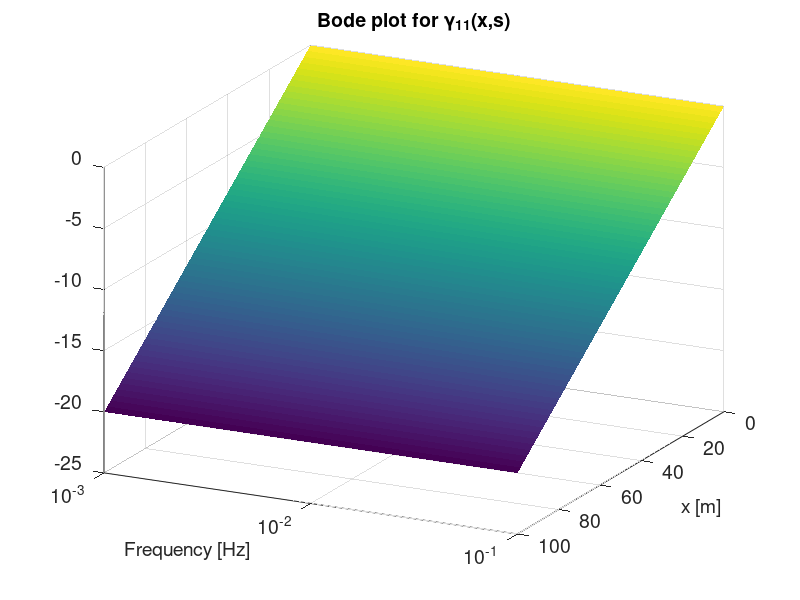
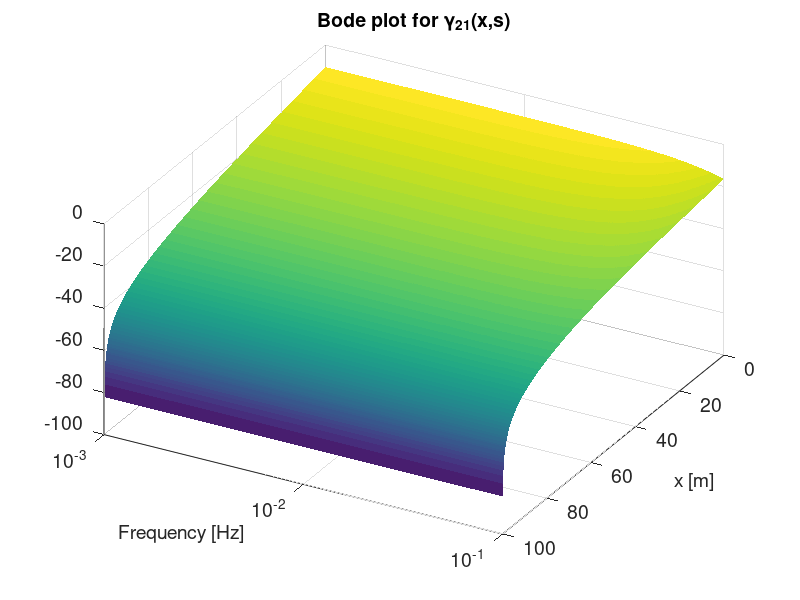
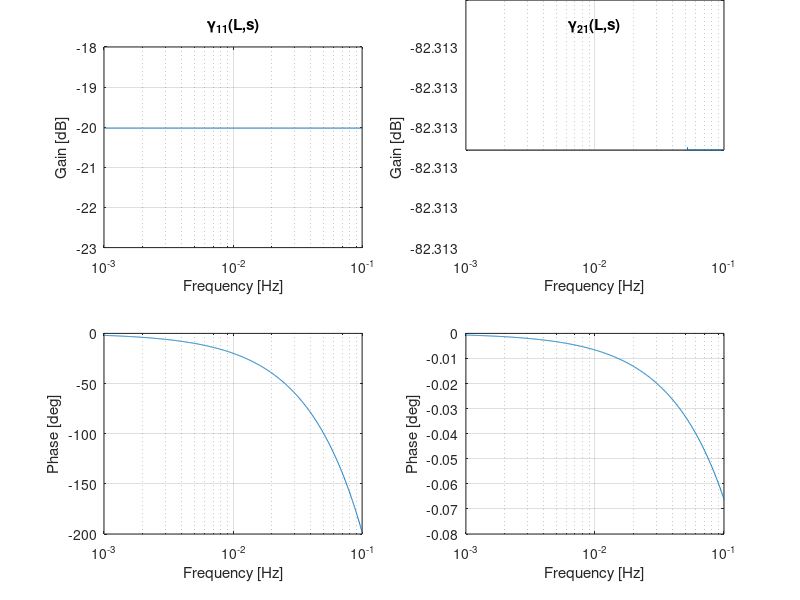

These charts were generated, in order, by the following MATLAB code:
%%% Bode plots for (rho,q)
%% %% distributed, lambda2 > 0
clear; clc; close all;

% define parameters
L = 100; % section length, [m]
tau = 15; % relaxation time, [s]
rho0 = 0.01; % rho*, linearization point 

% Greenshields Hamiltonian 
rhomax = 0.1; % jam density, [veh/m]
qmax = 1300/3600; % max flow, [veh/s]

q = @(rho) 4*qmax*rho*(rhomax - rho)/(rhomax^2);
qprime = @(rho) 4*qmax/rhomax - 8*qmax*rho/rhomax^2;

% Triangular Hamiltonian
% rhomax = 0.1274; % jam density, [veh/m]
% qmax = 2040/3600; % max flow, [veh/s]
% rhoc = 0.0186; % critical density, [veh/m]
% 
% q = @(rho) (rho<=rhoc)*(qmax*rho/rhoc) + (rho>rhoc)*(qmax*(rho-rhomax)/(rhoc - rhomax));
% qprime = @(rho) (rho<=rhoc)*(qmax/rhoc) + (rho>rhoc)*qmax/(rhoc - rhomax);

q0 = q(rho0);
lambda1 = q0/rho0 ; % lambda1 = v* = q(rho*)/rho*
lambda2 = qprime(rho0); % lambda2 = v* + rho* V'(rho*) = q'(rho*)

w = logspace(-3,-1,800); % frequency points
s = 1i*w;
X = 0:.1:L;
X(end) = []; % x=L causes artifact

phi11 = NaN(length(X),length(s));
phi21 = phi11;
phi22 = phi11;

for i = 1:length(X);
    x = X(i);
    phi11(i,:) = exp((-x/lambda1)*(s+1/tau));
    phi21(i,:) = lambda1*(exp((-x/lambda1)*(s+1/tau)) - exp(-x*s/lambda2))./...
        (lambda2 - s*tau*(lambda1-lambda2));
    phi22(i,:) = exp(-x*s/lambda2);
end
dB11 = 20*log10(abs(phi11));
phase11 = (180/pi)*unwrap(angle(phi11));
dB21 = 20*log10(abs(phi21));
phase21 = (180/pi)*unwrap(angle(phi21));
dB22 = 20*log10(abs(phi22));
phase22 = (180/pi)*unwrap(angle(phi22));
%% Spatial Bode, lambda2 > 0
fig1 = figure(1);
surf(w,X,dB11,'Edgecolor','none')
xlabel('Frequency [Hz]')
ylabel('x [m]')
set(gca,'xscale','log')
set(gca,'Ydir','reverse')
title('Bode plot for \phi_{11}(x,s)')
view([1 -2 1])
% set(findall(gcf,'-property','FontSize'),'FontSize',14)
% print(fig1,'-dpdf','diagdistr11freeflow')

fig2 = figure(2);
surf(w,X,dB21,'Edgecolor','none')
xlabel('Frequency [Hz]')
ylabel('x [m]')
set(gca,'xscale','log')
set(gca,'Ydir','reverse')
title('Bode plot for \phi_{21}(x,s)')
view([1 -1.8 2])
% set(findall(gcf,'-property','FontSize'),'FontSize',14)
% print(fig2,'-dpdf','diagdistr21freeflow')


%% IO Bode, lambda2 > 0
idx = length(X);

fig4 = figure(4);
subplot(2,2,1)
semilogx(w,dB11(idx,:))
xlabel('Frequency [Hz]')
ylabel('Gain [dB]')
grid on
xlim([w(1) w(end)])
title('\phi_{11}(L,s)')
subplot(2,2,3)
semilogx(w,phase11(idx,:))
xlabel('Frequency [Hz]')
ylabel('Phase [deg]')
grid on
xlim([w(1) w(end)])

subplot(2,2,2)
semilogx(w,dB21(idx,:))
xlabel('Frequency [Hz]')
ylabel('Gain [dB]')
grid on
xlim([w(1) w(end)])
title('\phi_{21}(L,s)')
subplot(2,2,4)
semilogx(w,phase22(idx,:))
xlabel('Frequency [Hz]')
ylabel('Phase [deg]')
grid on
xlim([w(1) w(end)])

% set(findall(gcf,'-property','FontSize'),'FontSize',14)
% print(fig4,'-dpdf','diagIOfreeflow')

%% distributed, lambda2 < 0
clear; clc; close all;

% define parameters
L = 100; % section length, [m]
tau = 15; % relaxation time, [s]
rho0 = 0.08; % rho*, linearization point 

% Greenshields Hamiltonian 
rhomax = 0.1; % jam density, [veh/m]
qmax = 1300/3600; % max flow, [veh/s]

q = @(rho) 4*qmax*rho*(rhomax - rho)/(rhomax^2);
qprime = @(rho) 4*qmax/rhomax - 8*qmax*rho/rhomax^2;

% Triangular Hamiltonian
% rhomax = 0.1274; % jam density, [veh/m]
% qmax = 2040/3600; % max flow, [veh/s]
% rhoc = 0.0186; % critical density, [veh/m]
% 
% q = @(rho) (rho<=rhoc)*(qmax*rho/rhoc) + (rho>rhoc)*(qmax*(rho-rhomax)/(rhoc - rhomax));
% qprime = @(rho) (rho<=rhoc)*(qmax/rhoc) + (rho>rhoc)*qmax/(rhoc - rhomax);

q0 = q(rho0);
lambda1 = q0/rho0 ; % lambda1 = v* = q(rho*)/rho*
lambda2 = qprime(rho0); % lambda2 = v* + rho* V'(rho*) = q'(rho*)

w = logspace(-3,-1,800); % frequency points
s = 1i*w;
X = 0:.1:L;
X(end) = []; % x=L causes artifact

gamma11 = NaN(length(X),length(s));
gamma21 = gamma11;
gamma22 = gamma11;

for i = 1:length(X);
    x = X(i);
    gamma11(i,:) = exp((-x/lambda1)*(s+1/tau));
    gamma21(i,:) = lambda1*(exp((-x/lambda1)*(s+1/tau)) - ...
        exp(-L/(tau*lambda1) - (x - L*(lambda1 - lambda2)/lambda1)*s/lambda2))./...
        (lambda2 - s*tau*(lambda1-lambda2));
    gamma22(i,:) = exp(-(x-L)*s/lambda2);
end
dB11 = 20*log10(abs(gamma11));
phase11 = (180/pi)*unwrap(angle(gamma11));
dB21 = 20*log10(abs(gamma21));
phase21 = (180/pi)*unwrap(angle(gamma21));
dB22 = 20*log10(abs(gamma22));
phase22 = (180/pi)*unwrap(angle(gamma22));
%% Spatial Bode, lambda2 < 0
fig1 = figure(1);
surf(w,X,dB11,'Edgecolor','none')
xlabel('Frequency [Hz]')
ylabel('x [m]')
set(gca,'xscale','log')
set(gca,'Ydir','reverse')
title('Bode plot for \gamma_{11}(x,s)')
view([1 -2 1])
set(findall(gcf,'-property','FontSize'),'FontSize',14)
print(fig1,'-dpdf','diagdistr11')

fig2 = figure(2);
surf(w,X,dB21,'Edgecolor','none')
xlabel('Frequency [Hz]')
ylabel('x [m]')
set(gca,'xscale','log')
set(gca,'Ydir','reverse')
title('Bode plot for \gamma_{21}(x,s)')
view([1 -1.8 2])
set(findall(gcf,'-property','FontSize'),'FontSize',14)
print(fig2,'-dpdf','diagdistr21')

%% IO Bode, lambda2 < 0
idx = length(X);

fig4 = figure(4);
subplot(2,2,1)
semilogx(w,dB11(idx,:))
xlabel('Frequency [Hz]')
ylabel('Gain [dB]')
grid on
xlim([w(1) w(end)])
title('\gamma_{11}(L,s)')
subplot(2,2,3)
semilogx(w,phase11(idx,:))
xlabel('Frequency [Hz]')
ylabel('Phase [deg]')
grid on
xlim([w(1) w(end)])

subplot(2,2,2)
semilogx(w,dB21(idx,:))
xlabel('Frequency [Hz]')
ylabel('Gain [dB]')
grid on
xlim([w(1) w(end)])
title('\gamma_{21}(L,s)')
subplot(2,2,4)
semilogx(w,phase22(idx,:))
xlabel('Frequency [Hz]')
ylabel('Phase [deg]')
grid on
xlim([w(1) w(end)])

% set(findall(gcf,'-property','FontSize'),'FontSize',14)
% print(fig4,'-dpdf','diagIO')


